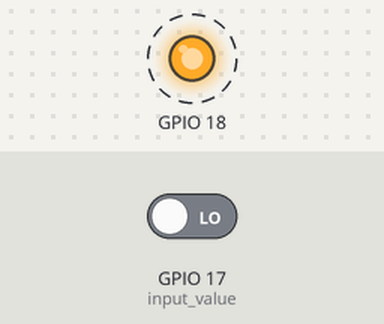
A program run on a simulated Raspberry Pi (BCM pin numbers). Parts: output pins drawn as LEDs (lit = HIGH). Dashed ring = blinking. The inputs (shaded band) are chosen by the test bench; at power-on: GPIO 17 (input_value) LOW. What the program prints to the terminal is not drawn.

Above: at 0.2 s.
Timing chart, 0 to 3.0 s (numbered marks = the images above):
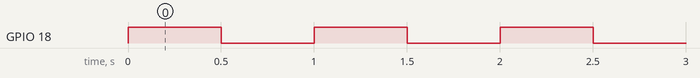

Measured:
- by itself, GPIO 18: alternates HIGH for 0.50 s and LOW for 0.50 s, 6 changes in all, then stays LOW

The program:

button_led2.py
```python
#!/usr/bin/env python

import RPi.GPIO as GPIO     # import GPIO functions
import time                 # import time functions

def main():

# initialize ports
    GPIO.setmode(GPIO.BCM)      # set pins to gpio numbering mode
    GPIO.setup(17, GPIO.IN)
    GPIO.setup(18, GPIO.OUT)

    print("Press the button")
    while True:
        input_value = GPIO.input(17)
        if input_value == False:
            print("Button pressed - led on")
            for x in range(0,3):
                GPIO.output(18, True)
                time.sleep(0.5)
                GPIO.output(18, False)
                time.sleep(0.5)
            while input_value == False:
                input_value = GPIO.input(17)

    GPIO.cleanup()          # program end and GPIO ports cleaned


if __name__=='__main__':
    main()
```
